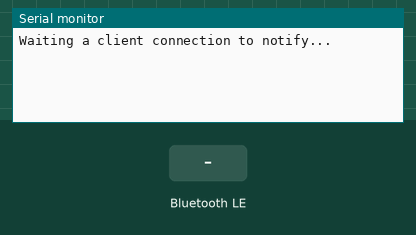
Bench run of a sketch on a simulated ESP32. Parts: the last lines printed to the serial monitor. The inputs (shaded band) are chosen by the test bench. Nothing arrives over Bluetooth unless stated; a phone connects over Bluetooth LE 3 s after start.

Above: at 1.2 s.
1.3 s: Bluetooth LE write "1" received
At 2.3 s:
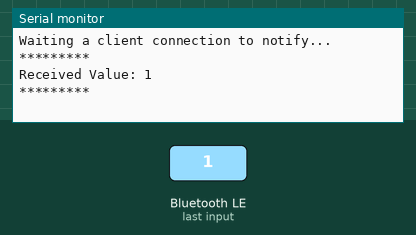
2.8 s: Bluetooth LE write "0" received
At 2.98 s:
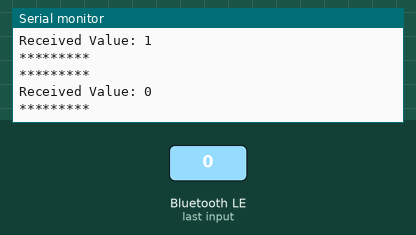
4.5 s: Bluetooth LE write "2" received
At 6.0 s:
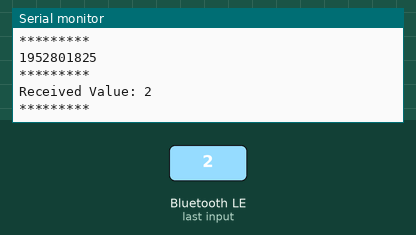

The sketch:

rtos.ino
```cpp
#include <BLEDevice.h>
#include <BLEServer.h>
#include <BLEUtils.h>
#include <FreeRTOS.h>

#define SERVICE_UUID           "ab0828b1-198e-4351-b779-901fa0e0371e"
#define CHARACTERISTIC_UUID_RX "4ac8a682-9736-4e5d-932b-e9b31405049c"
#define CHARACTERISTIC_UUID_TX "23bf1882-3af7-11ea-b77f-2e728ce88125"

BLECharacteristic *characteristicRX;
BLECharacteristic *characteristicTX;


void vMyTask(void *){
    Serial.println("teste");
    vTaskSuspend(NULL);
}

class ServerCallbacks: public BLEServerCallbacks {
    void onConnect(BLEServer* pServer) {
        Serial.println('connected!');
    };

    void onDisconnect(BLEServer* pServer) {
        Serial.println('disconnected!');
    }
};


class CharacteristicCallbacks: public BLECharacteristicCallbacks {
    void onWrite(BLECharacteristic *characteristic) {

        std::string rxValue = characteristic->getValue();
        characteristicTX->setValue(rxValue);
        characteristicTX->notify();

        if (rxValue.length() > 0) {
            Serial.println("*********");
            Serial.print("Received Value: ");

            for (int i = 0; i < rxValue.length(); i++) {
                Serial.print(rxValue[i]);
            }

            Serial.println();
            Serial.println("*********");
        }
    }
};

void setup() {
    Serial.begin(115200);

    BLEDevice::init("ESP32-BLE");

    BLEServer *server = BLEDevice::createServer();
    server->setCallbacks(new ServerCallbacks());

    BLEService *service = server->createService(SERVICE_UUID);

    characteristicTX = service->createCharacteristic(
        CHARACTERISTIC_UUID_TX,
        BLECharacteristic::PROPERTY_READ  |
        BLECharacteristic::PROPERTY_WRITE  |
        BLECharacteristic::PROPERTY_NOTIFY |
        BLECharacteristic::PROPERTY_INDICATE
    );
    characteristicTX->addDescriptor(new BLEDescriptor((uint16_t)0x2902));

    characteristicRX = service->createCharacteristic(
        CHARACTERISTIC_UUID_RX,
        BLECharacteristic::PROPERTY_READ  |
        BLECharacteristic::PROPERTY_WRITE  |
        BLECharacteristic::PROPERTY_NOTIFY |
        BLECharacteristic::PROPERTY_INDICATE
    );
    characteristicRX->addDescriptor(new BLEDescriptor((uint16_t)0x2901));
    characteristicRX->setCallbacks(new CharacteristicCallbacks());

    service->start();
    server->getAdvertising()->start();
    Serial.println("Waiting a client connection to notify...");

}

void loop() {

}
```

Measured:
- after the input at 1.3 s, the serial monitor: prints a new line after 0.05 s (image 1)
- after the input at 2.8 s, the serial monitor: prints a new line after 0.05 s (image 2)
- after the input at 4.5 s, the serial monitor: prints a new line after 0.05 s (image 3)
